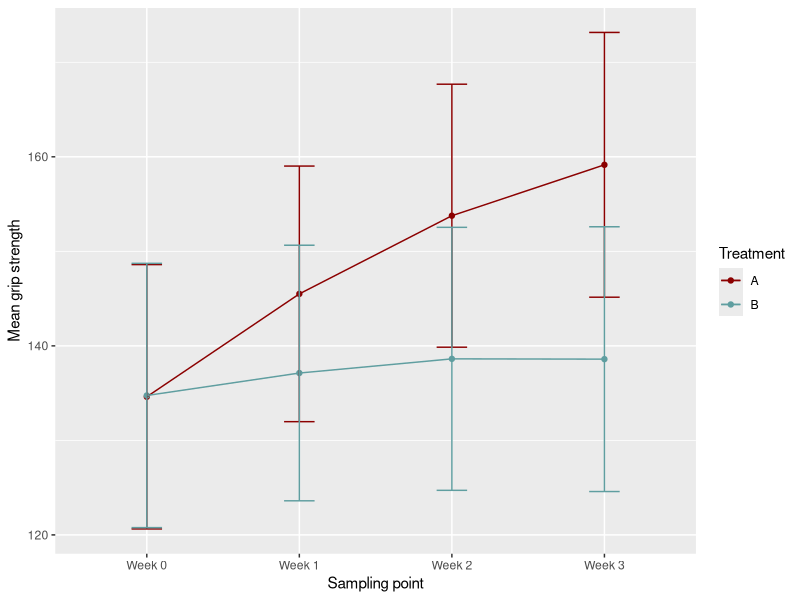

Generate this figure with R: (Note: this script raises an error after producing the figure.)
## ---- chunk 1
knitr::opts_chunk$set(echo = FALSE)
library("ggplot2")
library("tidyr")
library("nlme")
library("car") # For Anova function to get chi-squared
library("dplyr")
## ---- chunk 2
# Read in data
grip.data <- read.delim(file = "data/compgrip.txt", sep = " ", header = FALSE, stringsAsFactors = FALSE)

# Name columns
colnames(grip.data) <- c("subjectID", "treatment", "week.0", "week.1", "week.2", "week.3")

# Update treatment values to reflect A/B:
grip.data$treatment[grip.data$treatment == 1] <- "A"
grip.data$treatment[grip.data$treatment == 2] <- "B"

# Make sure treatment is a factor
grip.data$treatment <- as.factor(grip.data$treatment)
## ---- chunk 3
# Function to extract relevant information for each group
groupInfo <- function(x, treatment) {
  group.data <- x[x$treatment == treatment, ]
  group.size <- nrow(group.data)
  group.means <- apply(group.data[, -c(1:2)],
                       MARGIN = 2,
                       FUN = mean)
  group.sd <- apply(group.data[, -c(1:2)],
                    MARGIN = 2,
                    FUN = sd)
  return(list(treatment = treatment,
              size = group.size,
              means = round(group.means, 3),
              stdevs = round(group.sd, 3)))
}

# Extract size, means, and standard deviations
treatment.1 <- groupInfo(x = grip.data, treatment = "A")
treatment.2 <- groupInfo(x = grip.data, treatment = "B")
## ---- chunk 4
# Create data for plot
plot.data <- data.frame(week = c(names(treatment.1$means), names(treatment.2$means)),
                        treatment = c(rep(x = treatment.1$treatment, times = length(treatment.1$means)), 
                                      rep(x = treatment.2$treatment, times = length(treatment.2$means))),
                        grip = c(as.numeric(treatment.1$means), as.numeric(treatment.2$means)),
                        se = c(as.numeric(treatment.1$stdevs)/sqrt(treatment.1$size)), as.numeric(treatment.2$stdevs)/sqrt(treatment.1$size))

plot.data$week <- gsub(pattern = "week.", replacement = "Week ", x = plot.data$week)
plot.data$treatment <- as.factor(plot.data$treatment)

means.plot <- ggplot(data = plot.data, mapping = aes(x = week, y = grip, color = treatment, group = treatment)) +
  geom_point() +
  geom_line() +
  geom_errorbar(data = plot.data, mapping = aes(x = week, ymin = (grip - se), ymax = (grip + se)), width = 0.2) +
  scale_color_manual(name = "Treatment", values = c("darkred", "cadetblue")) +
  xlab(label = "Sampling point") +
  ylab(label = "Mean grip strength")

means.plot
## ---- chunk 5
# Create long-format data
grip.long <- gather(data = grip.data, 
                    key = "week", 
                    value = "grip", 
                    -subjectID, 
                    -treatment)

# Make sure week column is a factor
grip.long$week <- as.factor(grip.long$week)

# Build gls model
response.model <- gls(grip ~ treatment * week,
                      data = grip.long,
                      correlation = corSymm(form = ~1|subjectID),
                      weights = varIdent(form = ~1|week))
model.summary <- summary(response.model)
model.anova <- Anova(response.model)
## ---- chunk 6
# Create variables for easier table construction
mean.estimates <- data.frame(e = rep(x = NA, times = 8), mu = rep(x = NA, times = 8))

# First retrieve the calculated means for each treatment group
for (i in 1:4) {
  mean.estimates$mu[i] <- treatment.1$means[[i]]
  mean.estimates$mu[i + 4] <- treatment.2$means[[i]]
}

# betas vector for easier combinations
betas <- numeric(8)
for (b in 1:8) {
  betas[b] <- model.summary$tTable[b, 1]
}

# E(Y) values based on beta coefficients
mean.estimates$e[1] <- betas[1]
mean.estimates$e[2] <- betas[1] + betas[3]
mean.estimates$e[3] <- betas[1] + betas[4]
mean.estimates$e[4] <- betas[1] + betas[5]
mean.estimates$e[5] <- betas[1] + betas[2]
mean.estimates$e[6] <- betas[1] + betas[2] + betas[3] + betas[6]
mean.estimates$e[7] <- betas[1] + betas[2] + betas[4] + betas[7]
mean.estimates$e[8] <- betas[1] + betas[2] + betas[5] + betas[8]

mean.estimates <- round(mean.estimates, 3)
## ---- chunk 7
# Create columns of differences
d.data <- grip.data %>%
  mutate(week.1.d = week.1 - week.0,
         week.2.d = week.2 - week.0,
         week.3.d = week.3 - week.0)
# Drop original week measurement columns
d.data <- d.data[, c(1:2,7:9)]

# Convert to long format
d.long <- gather(data = d.data, 
                 key = "week", 
                 value = "grip", 
                 -subjectID, 
                 -treatment)
# Make levels in week column a little neater
d.long$week <- gsub(pattern = ".d", replacement = "", x = d.long$week)
d.long$week <- factor(d.long$week)

# Build gls model
d.response.model <- gls(grip ~ treatment * week,
                      data = d.long,
                      correlation = corSymm(form = ~1|subjectID),
                      weights = varIdent(form = ~1|week))
d.model.summary <- summary(d.response.model)
d.model.anova <- Anova(d.response.model)

# Calculate the joint test Chi-square
test.indices <- c(1, 3)
joint.chisq <- sum(d.model.anova$Chisq[test.indices])
joint.df <- sum(d.model.anova$Df[test.indices])
joint.p <- pchisq(q = joint.chisq, df = joint.df, lower.tail = FALSE)
## ---- chunk 8
# Get mean values for week 0 (will want to center on these)
week.0.mean <- mean(grip.data$week.0)

# Create new long data object
ancova.long <- gather(data = grip.data,
                      key = "week",
                      value = "grip",
                      -subjectID,
                      -treatment,
                      -week.0)

# Mean center
ancova.long$baseline <- ancova.long$week.0 - week.0.mean

# Make sure week column is a factor
ancova.long$week <- as.factor(ancova.long$week)

# Build gls model
ancova.model <- gls(grip ~ baseline + treatment + week + treatment * week,
                    data = ancova.long,
                    correlation = corSymm(form = ~1|subjectID),
                    weights = varIdent(form = ~1|week))
ancova.summary <- summary(ancova.model)
ancova.anova <- Anova(ancova.model)
